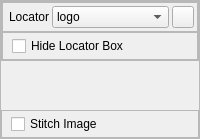
                        <widget class="QFrame" name="frme_det_options">
                         <property name="sizePolicy">
                          <sizepolicy hsizetype="Preferred" vsizetype="Minimum">
                           <horstretch>0</horstretch>
                           <verstretch>0</verstretch>
                          </sizepolicy>
                         </property>
                         <property name="frameShape">
                          <enum>QFrame::StyledPanel</enum>
                         </property>
                         <property name="frameShadow">
                          <enum>QFrame::Plain</enum>
                         </property>
                         <layout class="QVBoxLayout" name="verticalLayout_23">
                          <property name="spacing">
                           <number>9</number>
                          </property>
                          <property name="leftMargin">
                           <number>0</number>
                          </property>
                          <property name="topMargin">
                           <number>0</number>
                          </property>
                          <property name="rightMargin">
                           <number>0</number>
                          </property>
                          <property name="bottomMargin">
                           <number>0</number>
                          </property>
                          <item>
                           <widget class="QFrame" name="frme_locator_options">
                            <property name="sizePolicy">
                             <sizepolicy hsizetype="Preferred" vsizetype="Maximum">
                              <horstretch>0</horstretch>
                              <verstretch>0</verstretch>
                             </sizepolicy>
                            </property>
                            <property name="frameShape">
                             <enum>QFrame::StyledPanel</enum>
                            </property>
                            <property name="frameShadow">
                             <enum>QFrame::Plain</enum>
                            </property>
                            <layout class="QVBoxLayout" name="verticalLayout_24">
                             <property name="spacing">
                              <number>0</number>
                             </property>
                             <property name="leftMargin">
                              <number>0</number>
                             </property>
                             <property name="topMargin">
                              <number>0</number>
                             </property>
                             <property name="rightMargin">
                              <number>0</number>
                             </property>
                             <property name="bottomMargin">
                              <number>0</number>
                             </property>
                             <item>
                              <widget class="QFrame" name="frme_locator_def">
                               <property name="sizePolicy">
                                <sizepolicy hsizetype="Minimum" vsizetype="Maximum">
                                 <horstretch>0</horstretch>
                                 <verstretch>0</verstretch>
                                </sizepolicy>
                               </property>
                               <property name="frameShape">
                                <enum>QFrame::StyledPanel</enum>
                               </property>
                               <property name="frameShadow">
                                <enum>QFrame::Plain</enum>
                               </property>
                               <layout class="QHBoxLayout" name="horizontalLayout">
                                <property name="spacing">
                                 <number>3</number>
                                </property>
                                <property name="leftMargin">
                                 <number>6</number>
                                </property>
                                <property name="topMargin">
                                 <number>3</number>
                                </property>
                                <property name="rightMargin">
                                 <number>3</number>
                                </property>
                                <property name="bottomMargin">
                                 <number>3</number>
                                </property>
                                <item>
                                 <widget class="QLabel" name="lbl_static_locator">
                                  <property name="sizePolicy">
                                   <sizepolicy hsizetype="Preferred" vsizetype="Maximum">
                                    <horstretch>0</horstretch>
                                    <verstretch>0</verstretch>
                                   </sizepolicy>
                                  </property>
                                  <property name="maximumSize">
                                   <size>
                                    <width>40</width>
                                    <height>16777215</height>
                                   </size>
                                  </property>
                                  <property name="text">
                                   <string>Locator</string>
                                  </property>
                                 </widget>
                                </item>
                                <item>
                                 <widget class="QComboBox" name="cmbx_locator_object">
                                  <property name="sizePolicy">
                                   <sizepolicy hsizetype="Preferred" vsizetype="Maximum">
                                    <horstretch>0</horstretch>
                                    <verstretch>0</verstretch>
                                   </sizepolicy>
                                  </property>
                                  <item>
                                   <property name="text">
                                    <string>logo</string>
                                   </property>
                                  </item>
                                  <item>
                                   <property name="text">
                                    <string>A</string>
                                   </property>
                                  </item>
                                  <item>
                                   <property name="text">
                                    <string>B</string>
                                   </property>
                                  </item>
                                  <item>
                                   <property name="text">
                                    <string>C</string>
                                   </property>
                                  </item>
                                  <item>
                                   <property name="text">
                                    <string>0</string>
                                   </property>
                                  </item>
                                  <item>
                                   <property name="text">
                                    <string>1</string>
                                   </property>
                                  </item>
                                  <item>
                                   <property name="text">
                                    <string>2</string>
                                   </property>
                                  </item>
                                  <item>
                                   <property name="text">
                                    <string>3</string>
                                   </property>
                                  </item>
                                 </widget>
                                </item>
                                <item>
                                 <widget class="QPushButton" name="btn_draw_locator_zone">
                                  <property name="sizePolicy">
                                   <sizepolicy hsizetype="Maximum" vsizetype="Maximum">
                                    <horstretch>0</horstretch>
                                    <verstretch>0</verstretch>
                                   </sizepolicy>
                                  </property>
                                  <property name="maximumSize">
                                   <size>
                                    <width>22</width>
                                    <height>22</height>
                                   </size>
                                  </property>
                                  <property name="text">
                                   <string/>
                                  </property>
                                  <property name="icon">
                                   <iconset>
                                    <normaloff>Resources/pencil.jpg</normaloff>Resources/pencil.jpg</iconset>
                                  </property>
                                  <property name="iconSize">
                                   <size>
                                    <width>16</width>
                                    <height>16</height>
                                   </size>
                                  </property>
                                 </widget>
                                </item>
                               </layout>
                              </widget>
                             </item>
                             <item>
                              <widget class="QFrame" name="frame_26">
                               <property name="sizePolicy">
                                <sizepolicy hsizetype="Minimum" vsizetype="Minimum">
                                 <horstretch>0</horstretch>
                                 <verstretch>0</verstretch>
                                </sizepolicy>
                               </property>
                               <property name="frameShape">
                                <enum>QFrame::StyledPanel</enum>
                               </property>
                               <property name="frameShadow">
                                <enum>QFrame::Plain</enum>
                               </property>
                               <layout class="QVBoxLayout" name="verticalLayout_25">
                                <property name="spacing">
                                 <number>3</number>
                                </property>
                                <property name="sizeConstraint">
                                 <enum>QLayout::SetDefaultConstraint</enum>
                                </property>
                                <property name="leftMargin">
                                 <number>9</number>
                                </property>
                                <property name="topMargin">
                                 <number>3</number>
                                </property>
                                <property name="rightMargin">
                                 <number>3</number>
                                </property>
                                <property name="bottomMargin">
                                 <number>3</number>
                                </property>
                                <item>
                                 <widget class="QCheckBox" name="checkBox">
                                  <property name="sizePolicy">
                                   <sizepolicy hsizetype="Maximum" vsizetype="Maximum">
                                    <horstretch>0</horstretch>
                                    <verstretch>0</verstretch>
                                   </sizepolicy>
                                  </property>
                                  <property name="text">
                                   <string>Hide Locator Box</string>
                                  </property>
                                 </widget>
                                </item>
                               </layout>
                              </widget>
                             </item>
                            </layout>
                           </widget>
                          </item>
                          <item>
                           <spacer name="spacer_vrt_frme_det_options">
                            <property name="orientation">
                             <enum>Qt::Vertical</enum>
                            </property>
                            <property name="sizeType">
                             <enum>QSizePolicy::Minimum</enum>
                            </property>
                            <property name="sizeHint" stdset="0">
                             <size>
                              <width>20</width>
                              <height>40</height>
                             </size>
                            </property>
                           </spacer>
                          </item>
                          <item>
                           <widget class="QFrame" name="frame_29">
                            <property name="sizePolicy">
                             <sizepolicy hsizetype="Preferred" vsizetype="Maximum">
                              <horstretch>0</horstretch>
                              <verstretch>0</verstretch>
                             </sizepolicy>
                            </property>
                            <property name="frameShape">
                             <enum>QFrame::StyledPanel</enum>
                            </property>
                            <property name="frameShadow">
                             <enum>QFrame::Plain</enum>
                            </property>
                            <layout class="QVBoxLayout" name="verticalLayout_26">
                             <property name="topMargin">
                              <number>3</number>
                             </property>
                             <property name="bottomMargin">
                              <number>3</number>
                             </property>
                             <item>
                              <widget class="QCheckBox" name="checkBox_2">
                               <property name="sizePolicy">
                                <sizepolicy hsizetype="Maximum" vsizetype="Maximum">
                                 <horstretch>0</horstretch>
                                 <verstretch>0</verstretch>
                                </sizepolicy>
                               </property>
                               <property name="text">
                                <string>Stitch Image</string>
                               </property>
                              </widget>
                             </item>
                            </layout>
                           </widget>
                          </item>
                         </layout>
                        </widget>
